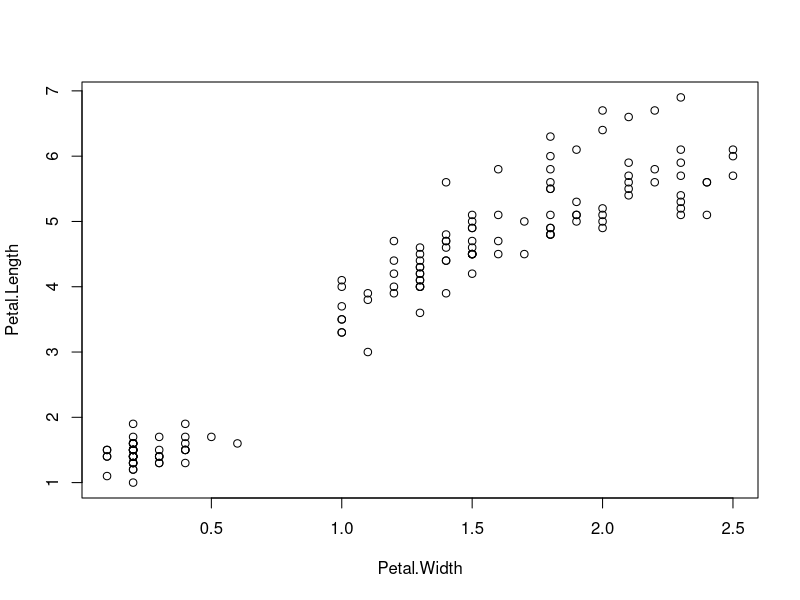
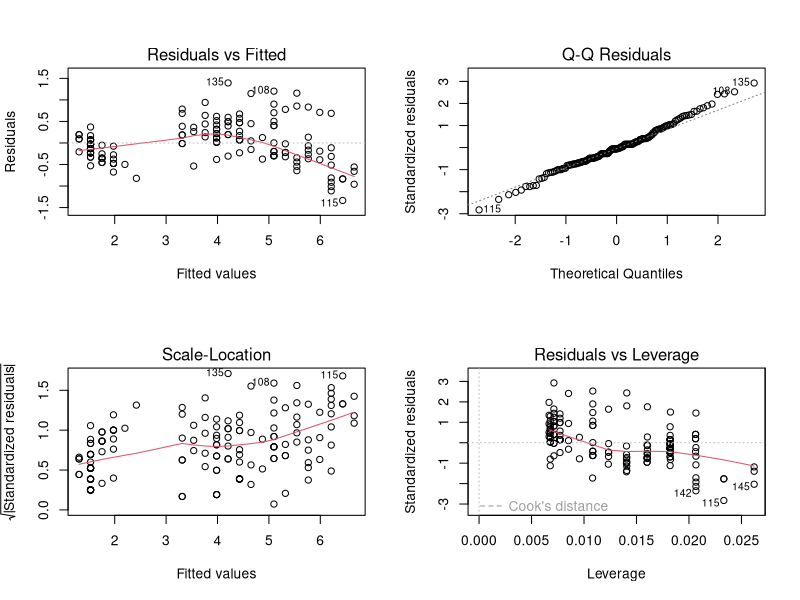
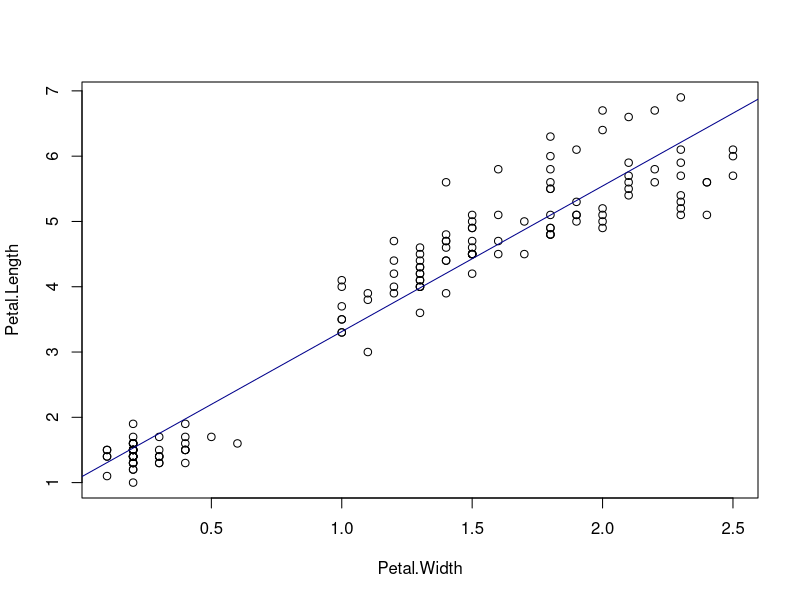

Here is the R script that generated these plots, in order:
#########################
### IEA workshop code ###
#########################

### Hannah White 08.01.2019

## Read in data
data(iris)


## Explore data
head(iris)

## Check out relationship visually
plot(Petal.Length ~ Petal.Width, data = iris)

## Linear model
m1 <- lm(Petal.Length ~ Petal.Width, data = iris)


## Model diagnostics
par(mfrow = c(2,2)) ## This sets up a 2 x 2 plotting frame
plot(m1)

## Model output
summary(m1)

# Plot model on graph
par(mfrow = c(1,1)) # set the plotting frame back to just a single graphic 
plot(Petal.Length ~ Petal.Width, data = iris)
abline(m1, col = 'darkblue')


